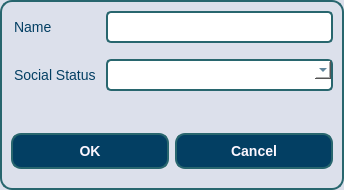
<?xml version="1.0" encoding="UTF-8"?>
<ui version="4.0">
 <class>client_dialog</class>
 <widget class="QDialog" name="client_dialog">
  <property name="geometry">
   <rect>
    <x>0</x>
    <y>0</y>
    <width>344</width>
    <height>190</height>
   </rect>
  </property>
  <property name="windowTitle">
   <string>client_dialog</string>
  </property>
  <property name="styleSheet">
   <string notr="true">/* Стиль для самого QDialog */
QDialog {
    background-color: rgb(220, 224, 235); /* Светлый фон */
    border: 2px solid rgb(40, 102, 110); /* Бирюзовая обводка */
    border-radius: 12px; /* Закругленные углы */
    padding: 20px; /* Отступы внутри диалога */
    min-width: 300px; /* Минимальная ширина диалога */
}

/* Стиль для QLabel */
QLabel {
    background-color: rgb(220, 224, 235); /* Светлый фон */
    color: rgb(3, 63, 99); /* Темный синий цвет текста */
    font-size: 14px; /* Размер шрифта */
    margin-bottom: 8px; /* Отступ снизу, чтобы разделить текст с полем */
}

/* Стиль для QLineEdit */
QLineEdit {
    background-color: rgb(255, 255, 255); /* Белый фон для текстового поля */
    border: 2px solid rgb(40, 102, 110); /* Бирюзовая обводка */
    border-radius: 5px; /* Закругленные углы */
    padding: 5px 10px; /* Отступы для удобства ввода */
    font-size: 14px; /* Размер шрифта */
    color: rgb(3, 63, 99); /* Цвет текста */
}

QLineEdit:focus {
    border-color: rgb(3, 63, 99); /* Изменение цвета рамки при фокусе */
}

/* Стиль для QComboBox */
QComboBox {
    background-color: rgb(255, 255, 255); /* Белый фон для комбобокса */
    border: 2px solid rgb(40, 102, 110); /* Бирюзовая обводка */
    border-radius: 5px; /* Закругленные углы */
    padding: 5px 10px; /* Отступы */
    font-size: 14px; /* Размер шрифта */
    color: rgb(3, 63, 99); /* Цвет текста */
}

QComboBox QAbstractItemView {
    border: 2px solid rgb(40, 102, 110); /* Рамка для выпадающего списка */
    background-color: rgb(255, 255, 255); /* Белый фон */
    color: rgb(3, 63, 99); /* Цвет текста */
}

/* Стиль для QPushButton */
QPushButton {
    background-color: rgb(3, 63, 99); /* Тёмно-синий основной цвет */
    color: rgb(252, 247, 255); /* Белый цвет текста */
    border: 2px solid rgb(40, 102, 110); /* Бирюзовая обводка */
    border-radius: 10px; /* Закруглённые края */
    padding: 8px 16px; /* Отступы для приятного вида */
    font-size: 14px; /* Размер шрифта */
    font-weight: bold; /* Жирный текст */
}

QPushButton:hover {
    background-color: rgb(40, 102, 110); /* Цвет кнопки при наведении */
    color: rgb(218, 223, 247); /* Голубой текст при наведении */
}

QPushButton:pressed {
    background-color: rgb(124, 152, 133); /* Цвет при нажатии */
}

/* Выравнивание элементов внутри диалога */
QDialog QLabel,
QDialog QLineEdit,
QDialog QComboBox,
QDialog QPushButton {
    margin-bottom: 10px; /* Отступы между элементами */
}

/* Чтобы скрыть рамку у элементов, если они внутри формы */
QDialog QLineEdit:focus, QComboBox:focus {
    outline: none;
}
</string>
  </property>
  <layout class="QGridLayout" name="gridLayout">
   <item row="0" column="0">
    <layout class="QVBoxLayout" name="verticalLayout">
     <item>
      <layout class="QFormLayout" name="formLayout">
       <item row="0" column="0">
        <widget class="QLabel" name="label">
         <property name="text">
          <string>Name</string>
         </property>
        </widget>
       </item>
       <item row="1" column="0">
        <widget class="QLabel" name="label_2">
         <property name="text">
          <string>Social Status</string>
         </property>
        </widget>
       </item>
       <item row="1" column="1">
        <widget class="QComboBox" name="social_status_combo"/>
       </item>
       <item row="0" column="1">
        <widget class="QLineEdit" name="name_edit"/>
       </item>
      </layout>
     </item>
     <item>
      <layout class="QHBoxLayout" name="horizontalLayout">
       <item>
        <widget class="QPushButton" name="ok_button">
         <property name="text">
          <string>OK</string>
         </property>
        </widget>
       </item>
       <item>
        <widget class="QPushButton" name="cancel_button">
         <property name="text">
          <string>Cancel</string>
         </property>
        </widget>
       </item>
      </layout>
     </item>
    </layout>
   </item>
  </layout>
 </widget>
 <resources/>
 <connections/>
</ui>
